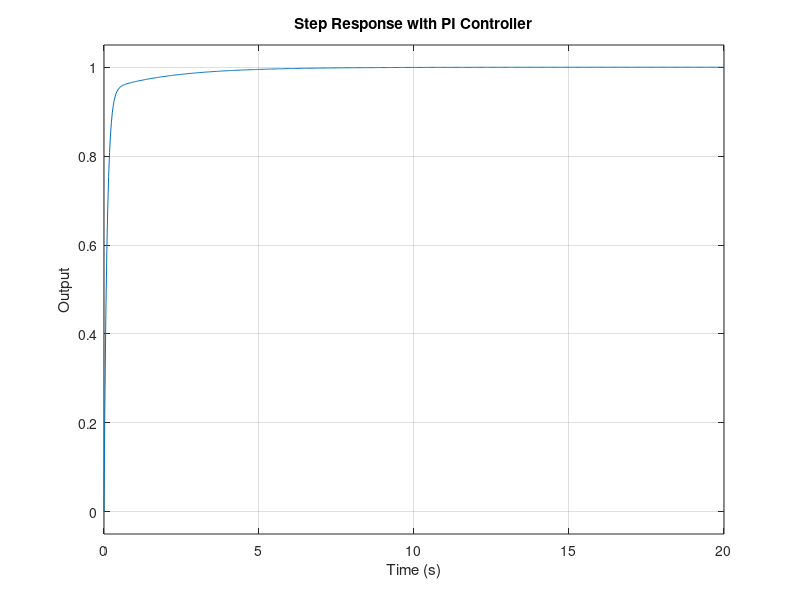

This figure's MATLAB source:
clc; clear; close all;

s = tf('s');
G = 1 / (s + 1);
Kp = 10; Ki = 5; 

C = Kp + Ki/s; % PI Controller
T = feedback(C * G, 1); 

step(T);
title('Step Response with PI Controller');
xlabel('Time (s)');
ylabel('Output');
grid on;
